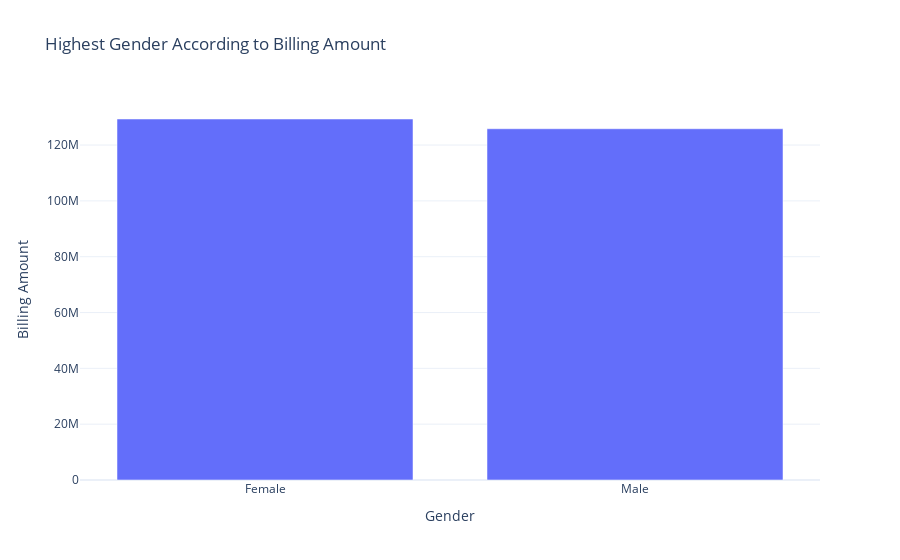
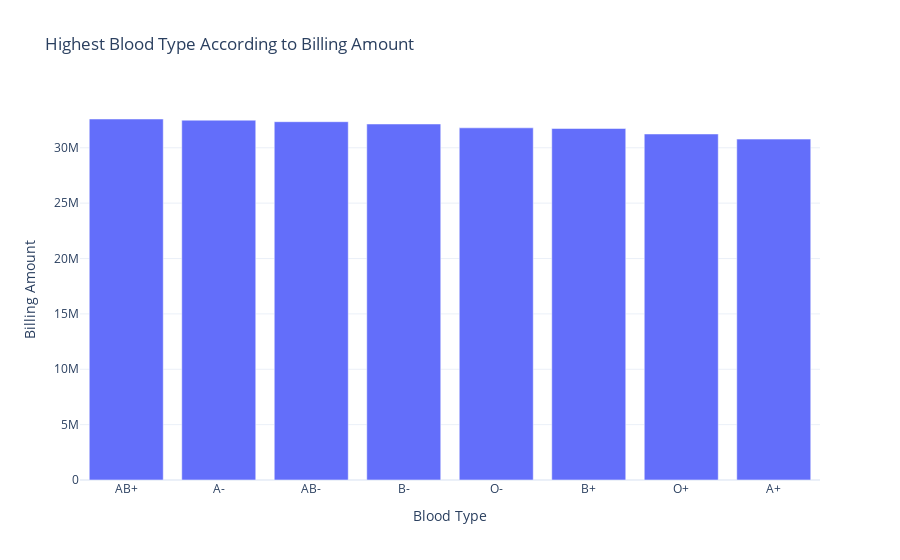
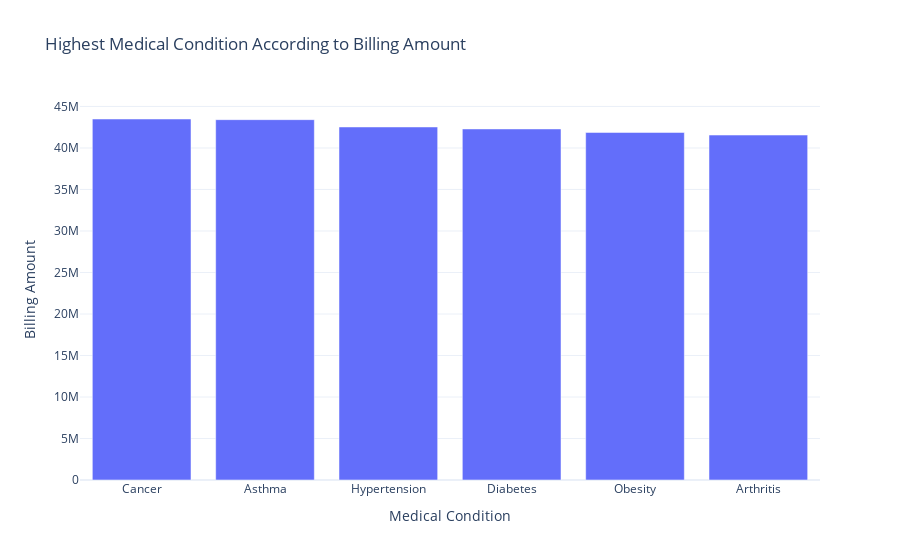
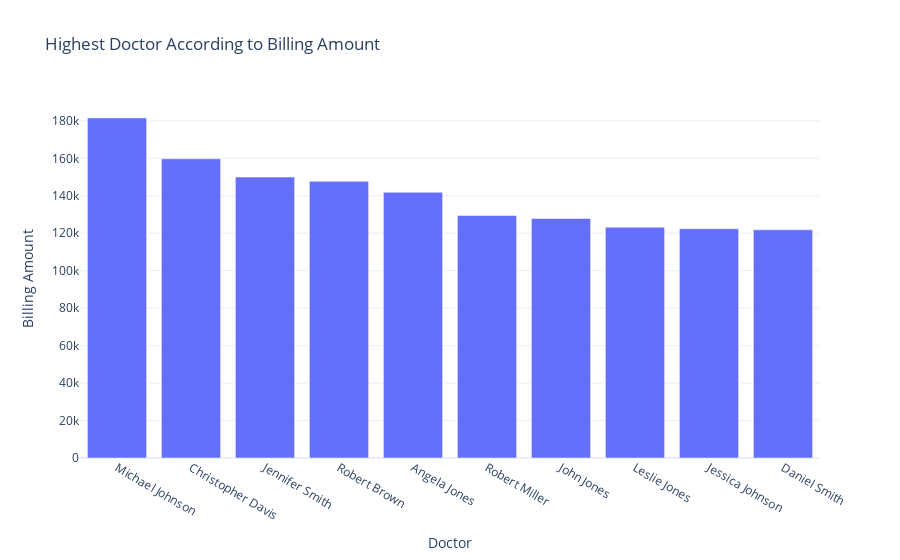

The notebook cell these images were saved under, in order:
### Code cell


### Figure 1 — Plotly figure (JSON) as saved in the notebook; plotly's stock layout.template omitted (floating-point values rounded to 4 significant figures)
{"data": [{"alignmentgroup": "True", "hovertemplate": "Gender=%{x}<br>Billing Amount=%{y}<extra></extra>", "legendgroup": "", "marker": {"color": "#636efa", "pattern": {"shape": ""}}, "name": "", "offsetgroup": "", "orientation": "v", "showlegend": false, "textposition": "auto", "x": ["Female", "Male"], "xaxis": "x", "y": [129300000.0, 125800000.0], "yaxis": "y", "type": "bar"}], "layout": {"xaxis": {"anchor": "y", "domain": [0, 1], "title": {"text": "Gender"}}, "yaxis": {"anchor": "x", "domain": [0, 1], "title": {"text": "Billing Amount"}}, "legend": {"tracegroupgap": 0}, "title": {"text": "Highest Gender According to Billing Amount"}, "barmode": "relative"}}

### Figure 2 — Plotly figure (JSON) as saved in the notebook; plotly's stock layout.template omitted (floating-point values rounded to 4 significant figures)
{"data": [{"alignmentgroup": "True", "hovertemplate": "Blood Type=%{x}<br>Billing Amount=%{y}<extra></extra>", "legendgroup": "", "marker": {"color": "#636efa", "pattern": {"shape": ""}}, "name": "", "offsetgroup": "", "orientation": "v", "showlegend": false, "textposition": "auto", "x": ["AB+", "A-", "AB-", "B-", "O-", "B+", "O+", "A+"], "xaxis": "x", "y": [32600000.0, 32490000.0, 32360000.0, 32150000.0, 31800000.0, 31740000.0, 31250000.0, 30780000.0], "yaxis": "y", "type": "bar"}], "layout": {"xaxis": {"anchor": "y", "domain": [0, 1], "title": {"text": "Blood Type"}}, "yaxis": {"anchor": "x", "domain": [0, 1], "title": {"text": "Billing Amount"}}, "legend": {"tracegroupgap": 0}, "title": {"text": "Highest Blood Type According to Billing Amount"}, "barmode": "relative"}}

### Figure 3 — Plotly figure (JSON) as saved in the notebook; plotly's stock layout.template omitted (floating-point values rounded to 4 significant figures)
{"data": [{"alignmentgroup": "True", "hovertemplate": "Medical Condition=%{x}<br>Billing Amount=%{y}<extra></extra>", "legendgroup": "", "marker": {"color": "#636efa", "pattern": {"shape": ""}}, "name": "", "offsetgroup": "", "orientation": "v", "showlegend": false, "textposition": "auto", "x": ["Cancer", "Asthma", "Hypertension", "Diabetes", "Obesity", "Arthritis"], "xaxis": "x", "y": [43490000.0, 43410000.0, 42530000.0, 42300000.0, 41870000.0, 41560000.0], "yaxis": "y", "type": "bar"}], "layout": {"xaxis": {"anchor": "y", "domain": [0, 1], "title": {"text": "Medical Condition"}}, "yaxis": {"anchor": "x", "domain": [0, 1], "title": {"text": "Billing Amount"}}, "legend": {"tracegroupgap": 0}, "title": {"text": "Highest Medical Condition According to Billing Amount"}, "barmode": "relative"}}

### Figure 4 — Plotly figure (JSON) as saved in the notebook; plotly's stock layout.template omitted (floating-point values rounded to 4 significant figures)
{"data": [{"alignmentgroup": "True", "hovertemplate": "Doctor=%{x}<br>Billing Amount=%{y}<extra></extra>", "legendgroup": "", "marker": {"color": "#636efa", "pattern": {"shape": ""}}, "name": "", "offsetgroup": "", "orientation": "v", "showlegend": false, "textposition": "auto", "x": ["Michael Johnson", "Christopher Davis", "Jennifer Smith", "Robert Brown", "Angela Jones", "Robert Miller", "John Jones", "Leslie Jones", "Jessica Johnson", "Daniel Smith"], "xaxis": "x", "y": [181600.0, 159800.0, 150000.0, 147700.0, 141900.0, 129500.0, 127900.0, 123200.0, 122400.0, 121800.0], "yaxis": "y", "type": "bar"}], "layout": {"xaxis": {"anchor": "y", "domain": [0, 1], "title": {"text": "Doctor"}}, "yaxis": {"anchor": "x", "domain": [0, 1], "title": {"text": "Billing Amount"}}, "legend": {"tracegroupgap": 0}, "title": {"text": "Highest Doctor According to Billing Amount"}, "barmode": "relative"}}
